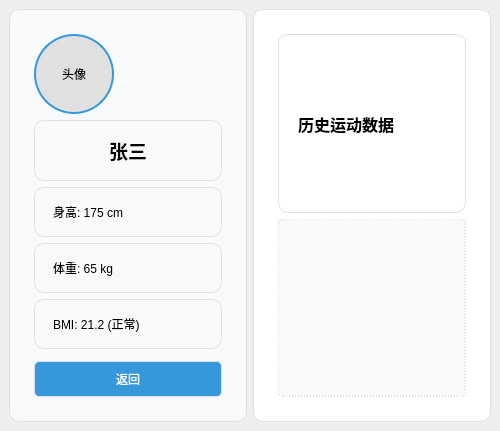
<?xml version="1.0" encoding="UTF-8"?>
<ui version="4.0">
 <class>Homepage</class>
 <widget class="QMainWindow" name="Homepage">
  <property name="geometry">
   <rect>
    <x>0</x>
    <y>0</y>
    <width>500</width>
    <height>431</height>
   </rect>
  </property>
  <property name="windowTitle">
   <string>运动健康中心</string>
  </property>
  <widget class="QWidget" name="centralWidget">
   <layout class="QHBoxLayout" name="mainLayout">
    <item>
     <widget class="QFrame" name="profileFrame">
      <property name="minimumSize">
       <size>
        <width>180</width>
        <height>0</height>
       </size>
      </property>
      <property name="styleSheet">
       <string>background-color: #f8f9fa; border-radius: 10px; padding: 15px; border: 1px solid #e0e0e0;</string>
      </property>
      <layout class="QVBoxLayout" name="profileLayout">
       <item>
        <widget class="QLabel" name="avatarLabel">
         <property name="minimumSize">
          <size>
           <width>80</width>
           <height>80</height>
          </size>
         </property>
         <property name="maximumSize">
          <size>
           <width>80</width>
           <height>80</height>
          </size>
         </property>
         <property name="styleSheet">
          <string notr="true">border-radius: 40px; border: 2px solid #3498db; background-color: #e0e0e0;</string>
         </property>
         <property name="text">
          <string>头像</string>
         </property>
         <property name="scaledContents">
          <bool>true</bool>
         </property>
         <property name="alignment">
          <set>Qt::AlignmentFlag::AlignCenter</set>
         </property>
        </widget>
       </item>
       <item>
        <spacer name="spacer1">
         <property name="orientation">
          <enum>Qt::Orientation::Vertical</enum>
         </property>
         <property name="sizeHint" stdset="0">
          <size>
           <width>20</width>
           <height>15</height>
          </size>
         </property>
        </spacer>
       </item>
       <item>
        <widget class="QLabel" name="nameLabel">
         <property name="font">
          <font>
           <pointsize>14</pointsize>
           <bold>true</bold>
          </font>
         </property>
         <property name="text">
          <string>张三</string>
         </property>
         <property name="alignment">
          <set>Qt::AlignmentFlag::AlignCenter</set>
         </property>
        </widget>
       </item>
       <item>
        <spacer name="spacer2">
         <property name="orientation">
          <enum>Qt::Orientation::Vertical</enum>
         </property>
         <property name="sizeHint" stdset="0">
          <size>
           <width>20</width>
           <height>10</height>
          </size>
         </property>
        </spacer>
       </item>
       <item>
        <widget class="QLabel" name="heightLabel">
         <property name="text">
          <string>身高: 175 cm</string>
         </property>
        </widget>
       </item>
       <item>
        <widget class="QLabel" name="weightLabel">
         <property name="text">
          <string>体重: 65 kg</string>
         </property>
        </widget>
       </item>
       <item>
        <widget class="QLabel" name="bmiLabel">
         <property name="text">
          <string>BMI: 21.2 (正常)</string>
         </property>
        </widget>
       </item>
       <item>
        <spacer name="spacer3">
         <property name="orientation">
          <enum>Qt::Orientation::Vertical</enum>
         </property>
         <property name="sizeHint" stdset="0">
          <size>
           <width>20</width>
           <height>20</height>
          </size>
         </property>
        </spacer>
       </item>
       <item>
        <widget class="QPushButton" name="logoutButton">
         <property name="styleSheet">
          <string>background-color: #3498db; color: white; border-radius: 5px; padding: 8px;</string>
         </property>
         <property name="text">
          <string>返回</string>
         </property>
        </widget>
       </item>
      </layout>
     </widget>
    </item>
    <item>
     <widget class="QFrame" name="historyFrame">
      <property name="styleSheet">
       <string>background-color: white; border-radius: 10px; padding: 15px; border: 1px solid #e0e0e0;</string>
      </property>
      <layout class="QVBoxLayout" name="historyLayout">
       <item>
        <widget class="QLabel" name="label">
         <property name="font">
          <font>
           <pointsize>12</pointsize>
           <bold>true</bold>
          </font>
         </property>
         <property name="text">
          <string>历史运动数据</string>
         </property>
        </widget>
       </item>
       <item>
        <widget class="QChartView" name="chartView" native="true">
         <property name="styleSheet">
          <string>background-color: #fafafa; border: 1px dashed #cccccc; border-radius: 5px;</string>
         </property>
        </widget>
       </item>
      </layout>
     </widget>
    </item>
   </layout>
  </widget>
 </widget>
 <customwidgets>
  <customwidget>
   <class>QChartView</class>
   <extends>QWidget</extends>
   <header location="global">qchartview.h</header>
   <container>1</container>
  </customwidget>
 </customwidgets>
 <resources/>
 <connections/>
</ui>
